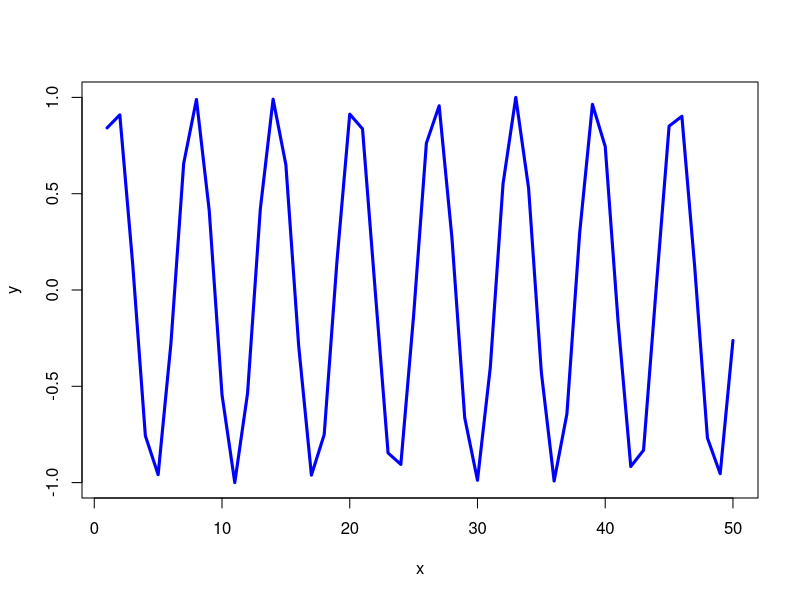

This figure's R source:
#'---
#' title: "BGGN 213 Lab 4 Report"
#' author: "Ethan Ashley, A15939817"
#'---

#This is my first R script
x <- 1:50
y <- sin(x)
plot(x, y, col="blue", type="l", lwd=3)

log(10, base=10)